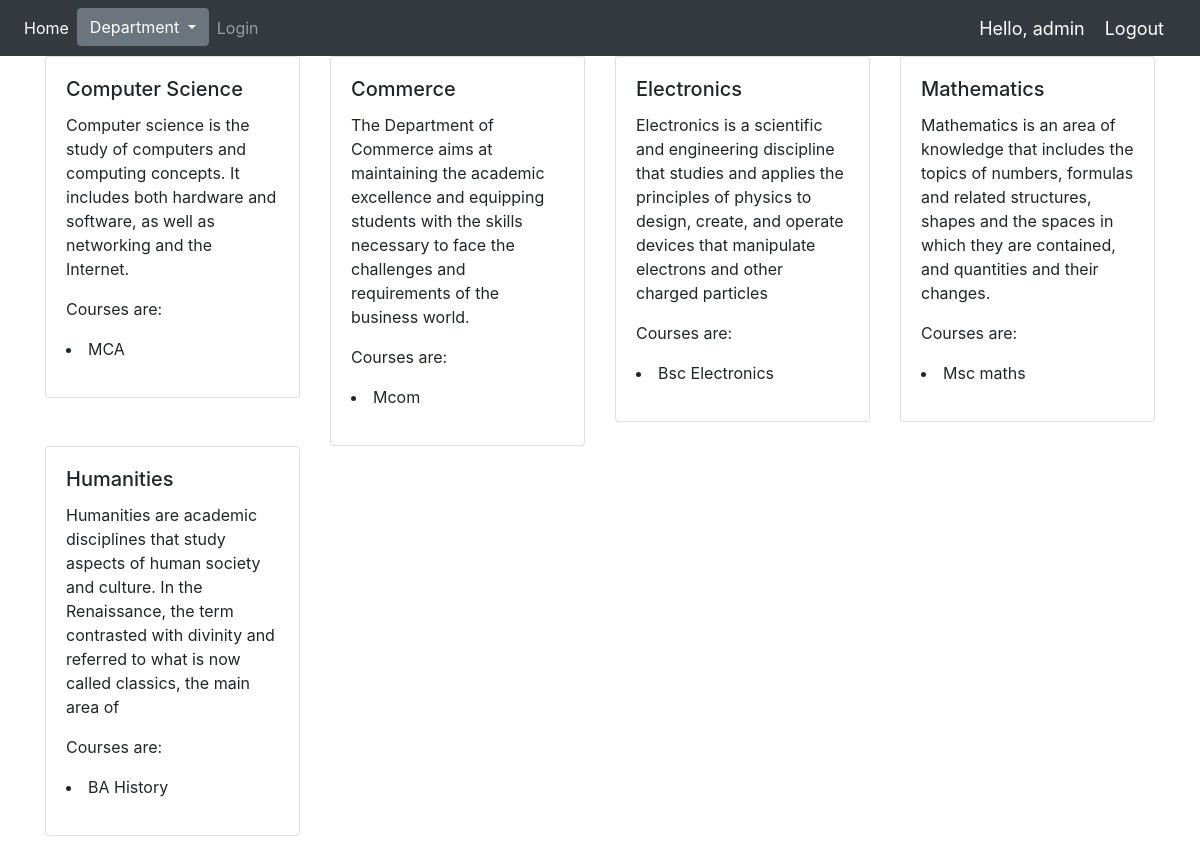
/dept (signed in), run on the app's committed database.
### book/models.py (models this page shows, shortened)
class department(models.Model):
        name = models.CharField(max_length=200, null=True)
        course = models.CharField(max_length=200, null=True)
        desc = models.CharField(max_length=200, null=True)

### book/views.py (the view)
# urls.py: path('dept',dept,name='dept'),
def dept(request):
    dept1=department.objects.all()
    return render(request,"book/details.html",{'r':dept1})

### book/templates/book/details.html
{% extends 'book/main.html' %}
{% block content %}
<div class="container">
    <div class="row">
        {% for i in r %}
        <div class="col-md-3" >
     <div class="card" >
  <div class="card-body">
    <h5 class="card-title">{{i.name}}</h5>
    <p class="card-text">{{i.desc}}</p>
     <p class="card-text"> Courses are: <li>{{i.course}}</li></p>
  </div>
</div>
        </div>
        {% endfor %}
    </div>
</div>
{% endblock %}

### book/templates/book/navbar.html (shortened to what this page needs)
{% load static %}
<nav class="navbar navbar-expand-lg navbar-dark bg-dark">
  <div class="collapse navbar-collapse" id="navbarNav">
    <ul class="navbar-nav">
      <li class="nav-item active">
        <a class="nav-link" href="">Home</a>
      </li>
      <li class="nav-item">
        <div class="dropdown">
  <button class="btn btn-secondary dropdown-toggle" type="button" id="dropdownMenuButton" data-toggle="dropdown" aria-haspopup="true" aria-expanded="false">
    Department
  </button>
</div>
      </li>
      <li class="nav-item">
        <a class="nav-link" href="{% url 'login' %}">Login</a>
      </li>
</ul>
  </div>
<span class="hello-msg">Hello, {{request.user}}</span>
  <span ><a  class="hello-msg" href="{% url 'logout' %}">Logout</a></span>
</nav>

### book/templates/book/navbar.html (style rules this page uses)
.hello-msg { font-size: 18px; color: #fff; margin-right: 20px; }

### data on the page
department: name "Computer Science", desc "Computer science is the study of computers and computing concepts. It includes both hardware and software, as well as networking and the Internet.", course "MCA"
department: name "Commerce", desc "The Department of Commerce aims at maintaining the academic excellence and equipping students with the skills necessary to face the challenges and requirements of the business world.", course "Mcom"
department: name "Electronics", desc "Electronics is a scientific and engineering discipline that studies and applies the principles of physics to design, create, and operate devices that manipulate electrons and other charged particles", course "Bsc Electronics"
department: name "Mathematics", desc "Mathematics is an area of knowledge that includes the topics of numbers, formulas and related structures, shapes and the spaces in which they are contained, and quantities and their changes.", course "Msc maths"
department: name "Humanities", desc "Humanities are academic disciplines that study aspects of human society and culture. In the Renaissance, the term contrasted with divinity and referred to what is now called classics, the main area of", course "BA History"

### other printed values
{{ request.user }} "admin"
